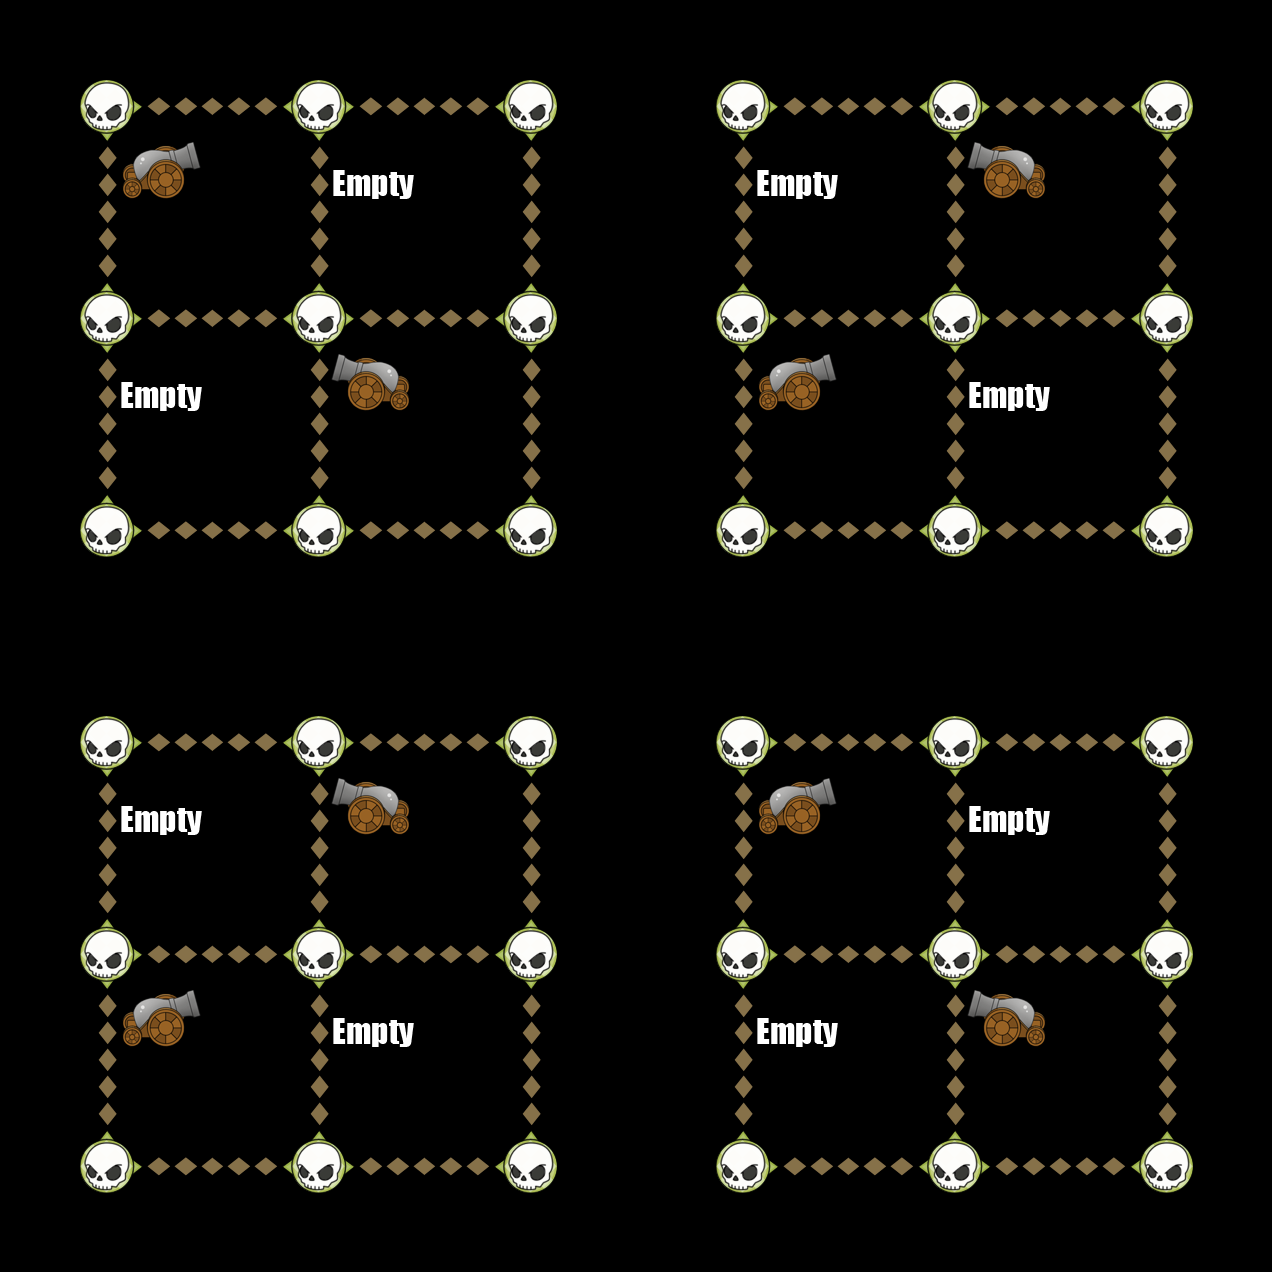

Below is a game level as drawn by its tile map, then a one-line description and the .tmx that defines it (tile-layer data replaced by summaries):
An orthogonal 6x6 tile map with 212x212 px tiles, 6 tile layers (Down, Up, Left, Right, ...).

<map version="1.0" orientation="orthogonal" width="6" height="6" tilewidth="212" tileheight="212">
 <tileset firstgid="1" name="TileGraphic_Final-ipadhd" tilewidth="212" tileheight="212">
  <image source="TileGraphic_Final-ipadhd.png" width="636" height="1060" />
  <tile id="0">
   <properties>
    <property name="LineFilled" value="True" />
   </properties>
  </tile>
  <tile id="2">
   <properties>
    <property name="Item" value="TreasureBox" />
   </properties>
  </tile>
  <tile id="4">
   <properties>
    <property name="RowFilled" value="True" />
   </properties>
  </tile>
  <tile id="6">
   <properties>
    <property name="Item" value="CannonLeft" />
   </properties>
  </tile>
  <tile id="7">
   <properties>
    <property name="Item" value="ShipRight" />
   </properties>
  </tile>
  <tile id="8">
   <properties>
    <property name="Item" value="MapOne" />
   </properties>
  </tile>
  <tile id="9">
   <properties>
    <property name="Item" value="CannonRight" />
   </properties>
  </tile>
  <tile id="10">
   <properties>
    <property name="Item" value="ShipLeft" />
   </properties>
  </tile>
  <tile id="11">
   <properties>
    <property name="Item" value="MapTwo" />
   </properties>
  </tile>
  <tile id="12">
   <properties>
    <property name="Item" value="Empty" />
   </properties>
  </tile>
  <tile id="13">
   <properties>
    <property name="Item" value="Skull" />
   </properties>
  </tile>
  <tile id="14">
   <properties>
    <property name="Item" value="Fog" />
   </properties>
  </tile>
 </tileset>
 <layer name="Down" width="6" height="6">
  <data>[36 cells, 24 non-empty, 1 distinct tile ids]</data>
 </layer>
 <layer name="Up" width="6" height="6">
  <data>[36 cells, 24 non-empty, 1 distinct tile ids]</data>
 </layer>
 <layer name="Left" width="6" height="6">
  <data>[36 cells, 24 non-empty, 1 distinct tile ids]</data>
 </layer>
 <layer name="Right" width="6" height="6">
  <data>[36 cells, 24 non-empty, 1 distinct tile ids]</data>
 </layer>
 <layer name="Dots" width="6" height="6">
  <data>[36 cells, 36 non-empty, 1 distinct tile ids]</data>
 </layer>
 <layer name="Items" width="6" height="6">
  <data>[36 cells, 16 non-empty, 3 distinct tile ids]</data>
 </layer>
</map>
